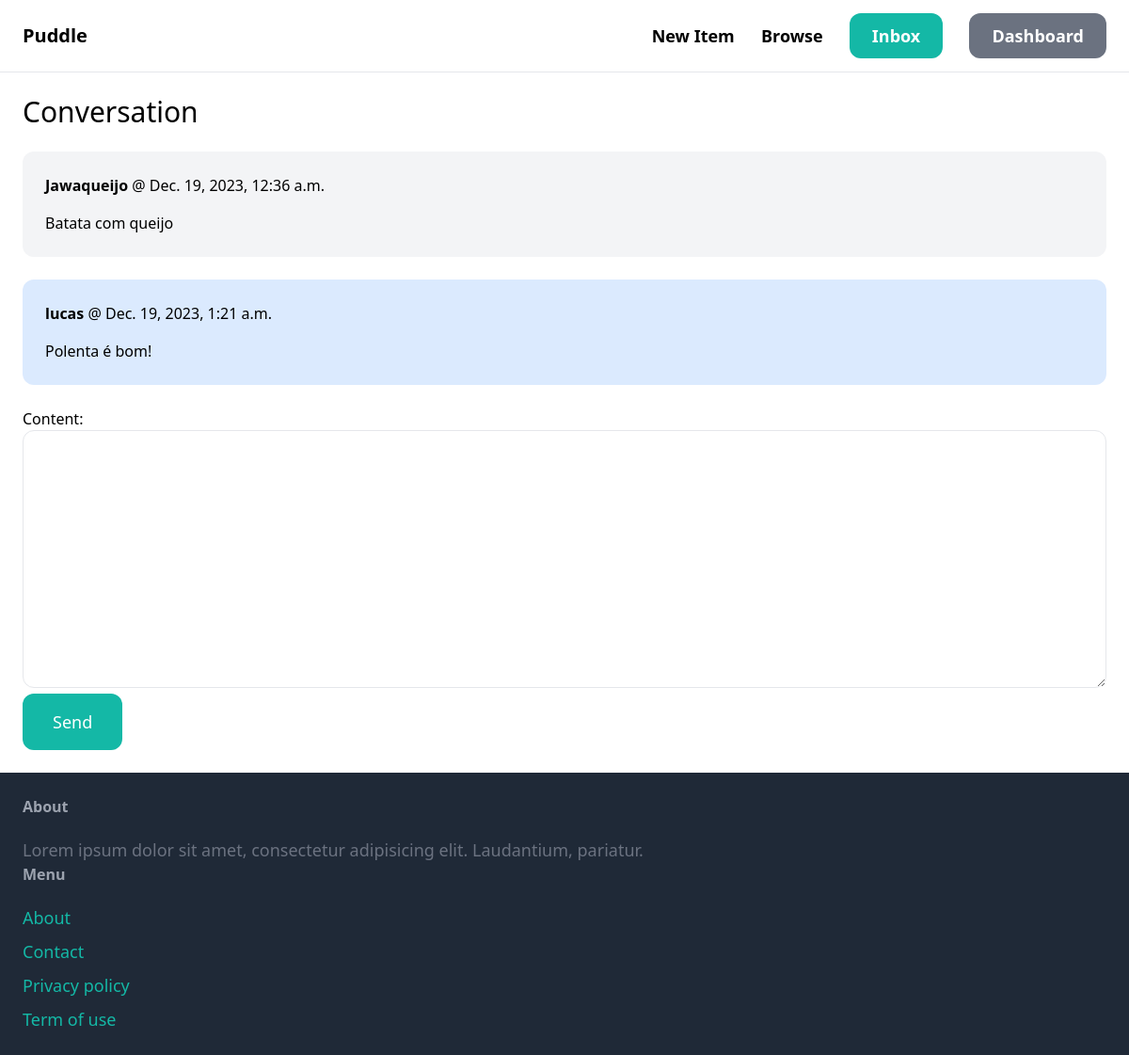
The page /inbox/1/ (signed in) on the database its author committed.
### conversation/models.py (models this page shows)
class ConversationMessage(models.Model):
    conversation = models.ForeignKey(Conversation, related_name='messages', on_delete=models.CASCADE)
    content = models.TextField()
    created_at = models.DateTimeField(auto_now_add=True)
    created_by = models.ForeignKey(User, related_name='created_messages', on_delete=models.CASCADE)

### conversation/views.py (the view)
# urls.py: path('<int:pk>/', views.detail, name='detail'),
@login_required
def detail(request, pk):
    conversation = Conversation.objects.filter(members__in=[request.user.id]).get(pk=pk)
    if request.method == 'POST':
        form = ConversationMessageForm(request.POST)
        if form.is_valid():
            conversation_message = form.save(commit=False)
            conversation_message.conversation = conversation
            conversation_message.created_by = request.user
            conversation_message.save()
            conversation.save()
            return redirect('conversation:detail', pk=pk)
    else:
        form = ConversationMessageForm()
    return render(request, 'conversation/detail.html', {
        'conversation': conversation,
        'form': form
    })

### conversation/forms.py
class ConversationMessageForm(forms.ModelForm):
    class Meta:
        model = ConversationMessage
        fields = ('content',)
        widgets = {
            'content': forms.Textarea(attrs={
                'class': 'w-full py-4 px-6 rounded-xl border'
            })
        }

### conversation/templates/conversation/detail.html (shortened to what this page needs)
{% extends 'core/base.html' %}
{% block content %}
  <h1 class="mb-6 text-3xl">Conversation</h1>
  <div class="space-y-6">
    {% for message in conversation.messages.all %}
      <div
          class="p-6 flex {% if message.created_by == request.user %}bg-blue-100{% else %}bg-gray-100{% endif %} rounded-xl">
        <div>
          <p class="mb-4"><strong>{{ message.created_by.username }}</strong> @ {{ message.created_at }}</p>
          <p>{{ message.content }}</p>
        </div>
      </div>
    {% endfor %}
  </div>
  <form action="." method="post" class="mt-6">
    {{ form.as_p }}
    <button class="py-4 px-8 text-lg bg-teal-500 hover:bg-teal-700 rounded-xl text-white">Send</button>
  </form>
{% endblock %}

### rows shown on the page
ConversationMessage: created_by.username "Jawaqueijo", created_at "Dec. 19, 2023, 12:36 a.m.", content "Batata com queijo"
ConversationMessage: created_by.username "lucas", created_at "Dec. 19, 2023, 1:21 a.m.", content "Polenta é bom!"
